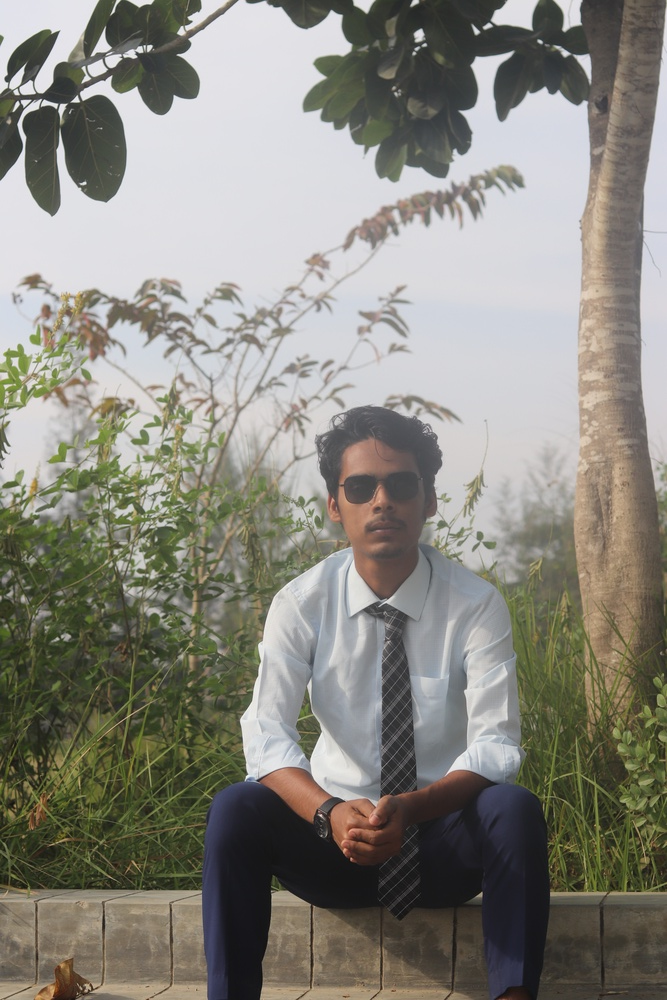
#> input picture masum.JPG, 667 x 1000 px, shrunk from 4000 x 6000 before the run
$ python abc2.py
#> lines starting #> are read from the running program, lines starting #| are printed output that depends on the picture
import cv2 as cv
import numpy as np
from matplotlib import pyplot as plt

# Load the image in grayscale
img = cv.imread("masum.JPG", cv.IMREAD_GRAYSCALE)
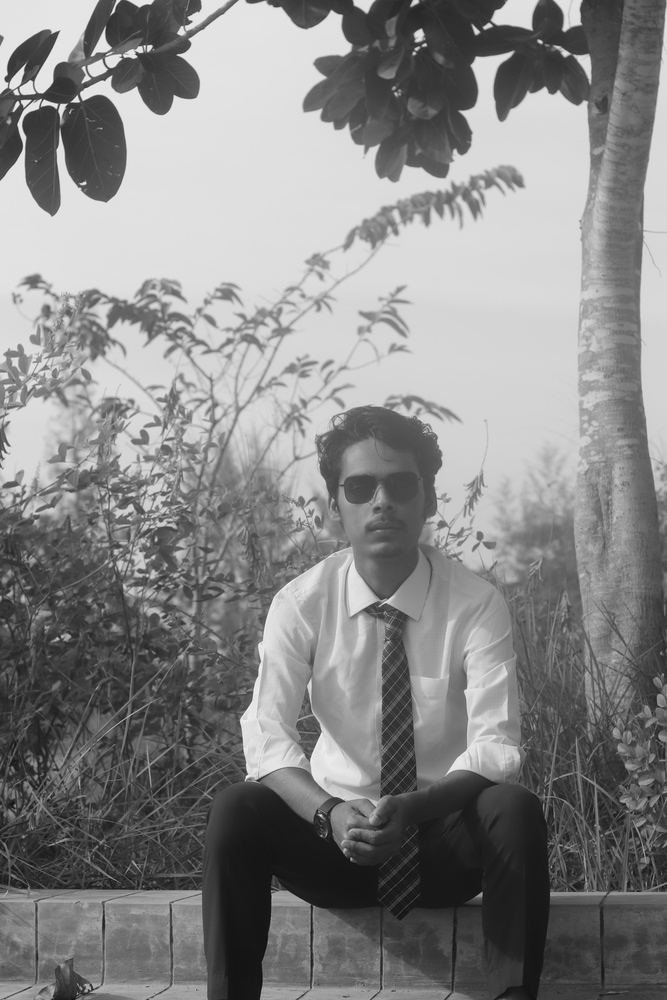
#> img: shape (1000, 667); min 11, max 244, mean 133.7

# Get the dimensions of the image
row, col = img.shape
#> row = 1000; col = 667

# Initialize the histogram array
y = np.zeros((256), np.uint64)

# Calculate the histogram
for i in range(row):
    for j in range(col):
        y[img[i, j]] += 1

# Create an array for the x-axis (intensity values)
x = np.arange(0, 256)

# Plot the histogram as a bar chart
plt.bar(x, y, color="gray", align="center")
plt.xlabel('Pixel Intensity')
plt.ylabel('Frequency')
plt.title('Grayscale Histogram')
plt.show()
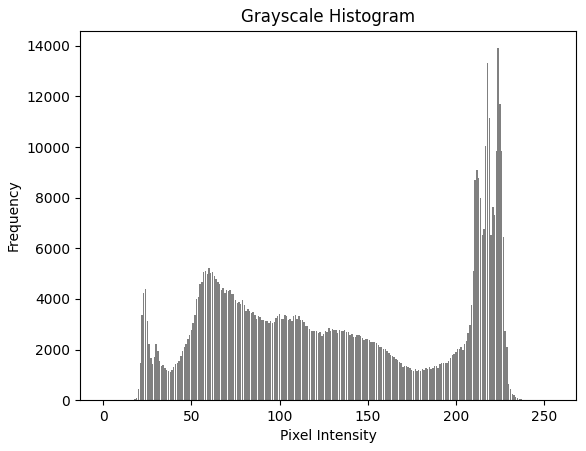
#> figure drawn by matplotlib, 1 panel; tallest bar 13904 high, from x = 223.6 to 224.4
